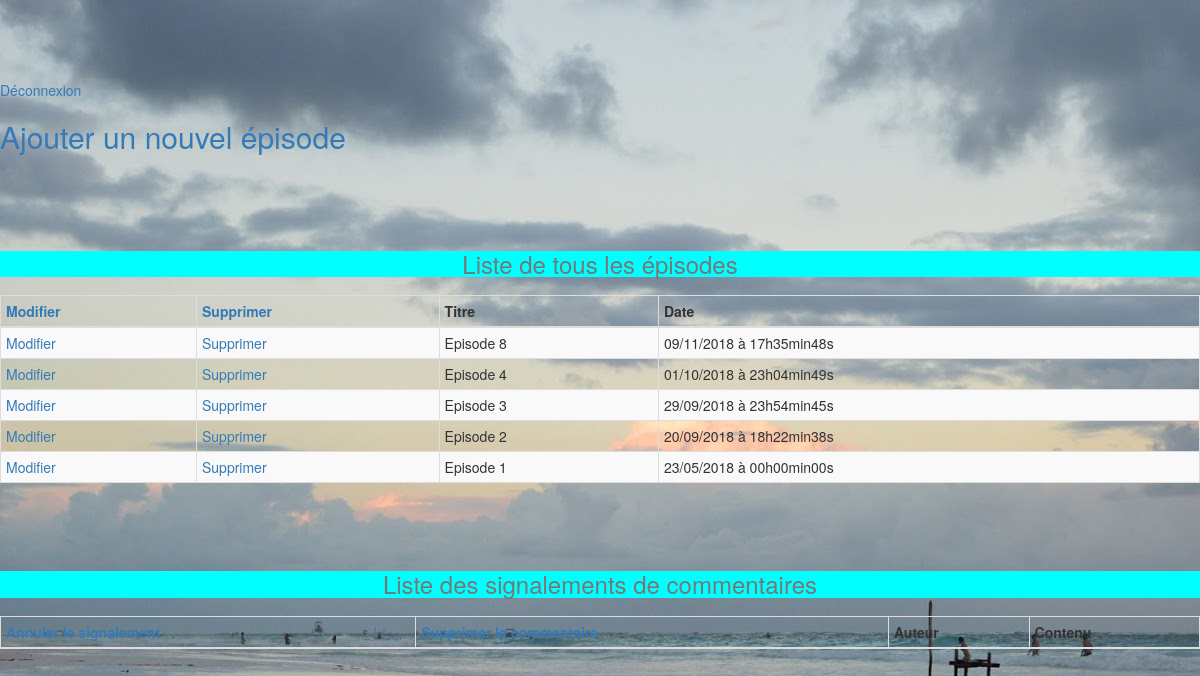
The page /index.php?action=auteur (signed in) on the database as committed earlier.
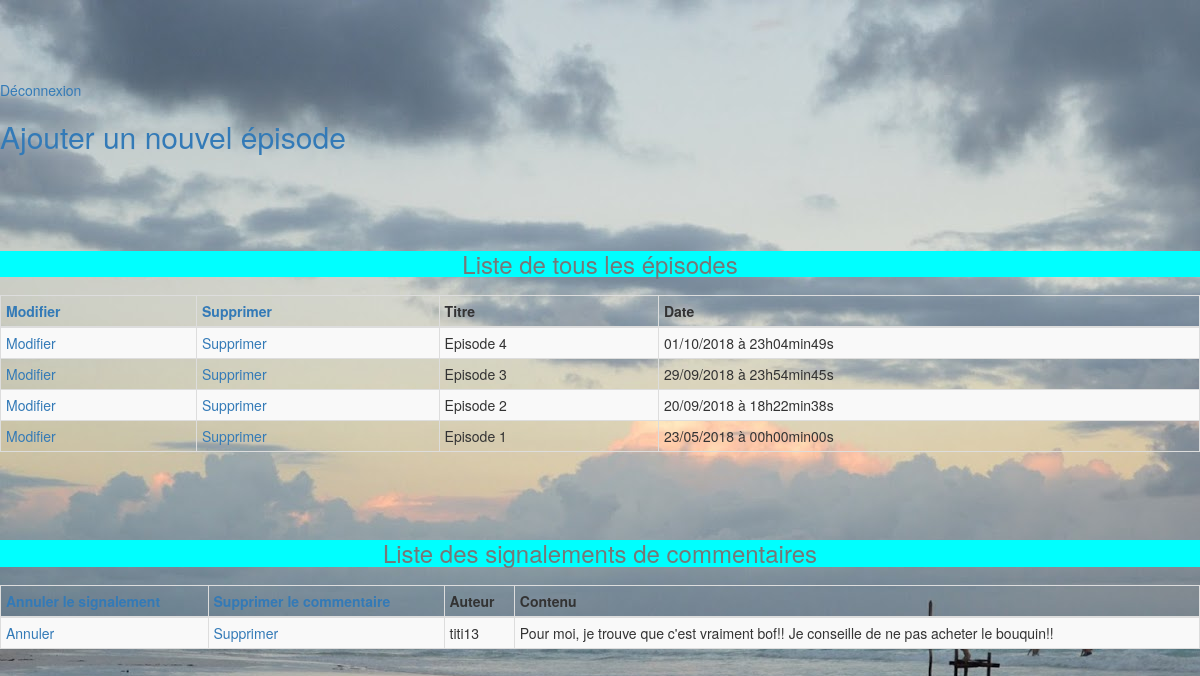
The same page on the database as committed later.
### tables this page shows
CREATE TABLE IF NOT EXISTS `articles` (
  `id` int(11) NOT NULL AUTO_INCREMENT,
  `title` varchar(255) NOT NULL,
  `content` longtext NOT NULL,
  `date` datetime NOT NULL,
  PRIMARY KEY (`id`)
);

CREATE TABLE IF NOT EXISTS `comments` (
  `id` int(11) NOT NULL AUTO_INCREMENT,
  `articleID` int(11) NOT NULL,
  `author` varchar(255) NOT NULL,
  `comment` text NOT NULL,
  `date` datetime NOT NULL,
  `signaler` int(11) NOT NULL DEFAULT '0',
  PRIMARY KEY (`id`),
  KEY `articleID` (`articleID`)
);

### controller/backend.php (called while the page is built, shortened)
<?php
require_once('model/CommentManager.php');
function administration()
{
    $postManager = new PostManager();
    $req = $postManager->getPosts();
    $commentManager = new CommentManager();
    $reqs = $commentManager->getSignalComments();
    include 'view/backend/administration.php';
}

### model/CommentManager.php (called while the page is built, shortened)
<?php
class CommentManager
{
    public function getSignalComments()
    {
        $db = $this->dbConnect();
        $req = $db->query('SELECT id, author, comment FROM comments WHERE signaler>0');
        return $req;
    }
    private function dbConnect()
    {
        $db = new PDO('mysql:host=localhost;dbname=blog_auteur;charset=utf8', 'root', '');
        return $db;
    }
}

### model/PostManager.php (called while the page is built, shortened)
<?php
class PostManager
{
    public function getPosts()
    {
        $db = $this->dbConnect();
        $req = $db->query('SELECT id, title, content, DATE_FORMAT(date, \'%d/%m/%Y à %Hh%imin%ss\') AS date_fr FROM articles ORDER BY ID DESC');
        return $req;
    }
    private function dbConnect()
    {
        $db = new PDO('mysql:host=localhost;dbname=blog_auteur;charset=utf8', 'root', '');
        return $db;
    }
}

### view/backend/administration.php (the view, shortened to what this page needs)
<?php
    if(isset($_SESSION['mdp'])){
?>
<!DOCTYPE html>
    <head>
        <link href="public/css/style.css" rel="stylesheet" />
        <link href="https://maxcdn.bootstrapcdn.com/bootstrap/3.3.1/css/bootstrap.min.css" rel="stylesheet">
    <link href="https://maxcdn.bootstrapcdn.com/font-awesome/4.3.0/css/font-awesome.min.css" rel="stylesheet">
    </head>
    <body>
        <div id="section">
            <br/>
                <div id="texte">
                <a href="index.php?action=deconnexion">Déconnexion</a><br/>
                <h2><a href="index.php?action=redaction">Ajouter un nouvel épisode</a></h2><br/><br/><br/>
 <?php
   require_once('model/PostManager.php');
?>
  <table class="table table-bordered table-striped table-condensed">
   <caption>
      <h3>Liste de tous les épisodes</h3>
   </caption>
   <thead>
      <tr>
            <th><a>Modifier</a></th>
            <th><a>Supprimer</a></th>
            <th>Titre</th>
            <th>Date</th>
      </tr>
   </thead>
      <tbody>
<?php
while ($donnees = $req->fetch())
{
?>
    <tr>
        <td><?php echo '<a href="index.php?action=redaction&amp;modifier_billets=' . $donnees['id'] . '">'; ?>Modifier</a></td>
        <td><?php echo '<a href="index.php?action=supprimer_billets&amp;id=' . $donnees['id'] . '">'; ?>Supprimer</a></td>
        <td><?php echo stripslashes($donnees['title']); ?></td>
        <td><?php echo $donnees['date_fr']; ?></td>
    </tr>
<?php
}
?>
        </tbody>
                    </table><br/><br/>
                </div>
        <table class="table table-bordered table-striped table-condensed">
   <caption>
      <h3>Liste des signalements de commentaires</h3>
   </caption>
            <thead>
      <tr>
            <th><a>Annuler le signalement</a></th>
            <th><a>Supprimer le commentaire</a></th>
            <th>Auteur</th>
            <th>Contenu</th>
    </tr>
                </thead>
      <tbody>
   <?php
            while($donnees=$reqs->fetch())
            {
            ?>
                <tr>
                    <td><?php echo '<a href="index.php?action=dessignaler&amp;id=' .$donnees['id']. '">'; ?>Annuler</a></td>
                    <td><?php echo '<a href="index.php?action=supprimer_comment&amp;id=' .$donnees['id'] . '">'; ?>Supprimer</a></td>
                    <td><?php echo stripslashes($donnees['author']); ?></td>
                    <td><?php echo $donnees['comment']; ?></td>
                </tr>
<?php
}
?>
                    </table><br/><br/>
        </div>
    </body>
</html>
<?php
}else{
        echo('Accès réservé aux administrateurs');
    }
?>

### index.php (shortened to what this page needs)
<?php
require('controller/backend.php');
try {
    if (isset($_GET['action'])) {
        if ($_GET['action'] == 'listPosts') {
            listPosts();
        }
        elseif($_GET['action']=='auteur'){
            administration();
        }
        elseif($_GET['action']=='redaction'){
            if(isset($_SESSION['mdp'])){
                redaction();
            }
        }
        elseif($_GET['action']=='supprimer_billets'){
            if(isset($_SESSION['mdp'])){
              if(isset($_GET['id'])&& $_GET['id']>0){
              supprimer_billets($_GET['id']);
              }
            }
        }
        elseif($_GET['action']=='supprimer_comment'){
            if(isset($_SESSION['mdp'])){
                if(isset($_GET['id'])&& $_GET['id']>0){
                supprimer_comment($_GET['id']);
                }
            }
        }
        elseif($_GET['action']=='deconnexion'){
             unset($_SESSION['mdp']);
             listPosts();
            }
        }else {
            listPosts();
        }
    }
catch(Exception $e) {
    echo 'Erreur : ' . $e->getMessage();
}

### public/css/style.css (style rules this page uses)
h3 { background-color:aqua; color:white; font-size:0.9em; margin-bottom:0px; text-align: center; }
a { text-decoration: none; color: blue; }

### view/backend/administration.php (style rules this page uses)
body { padding-top: 60px; background-image: url('public/images/administration.jpg'); }

Rows that differ between the two databases and show on the page:
removed articles: title "Episode 8", date_fr "09/11/2018 à 17h35min48s"
added comments: author "titi13", comment "Pour moi, je trouve que c'est vraiment bof!! Je conseille de ne pas acheter le bouquin!!"
